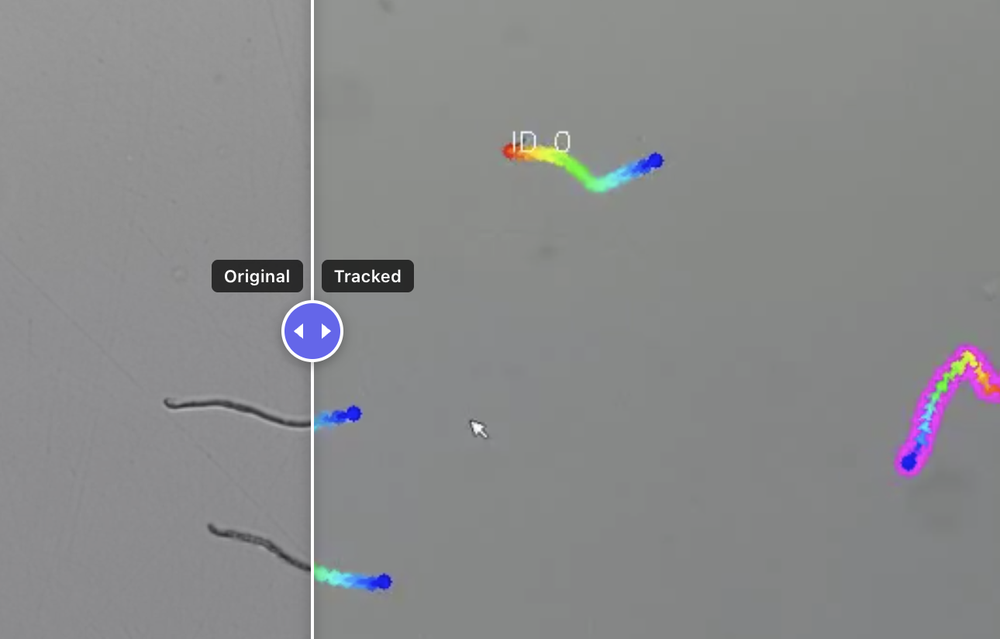
#> input picture thumbnail.png, 1000 x 639 px, shrunk from 1290 x 824 before the run
$ python -i worm_tracker.py   (imports and definitions only)
#> lines starting #> are read from the running program, lines starting #| are printed output that depends on the picture; after the words box and inside, x2 and y2 are one past the last pixel; in counts of white or black regions, pixels touching at a corner belong together
#> further down, picture is the input picture: shape (639, 1000, 3); mean B, G, R 139.3, 138.4, 137.7
import argparse
import logging
import os
import shutil
import json
import csv
import cv2
import numpy as np
from skimage.morphology import skeletonize
from skimage.graph import route_through_array
from skimage.util import invert
from scipy.ndimage import convolve
from scipy.optimize import linear_sum_assignment
from tqdm import tqdm
import yaml
from datetime import datetime
import subprocess

logger = logging.getLogger(__name__)

def _compute_git_commit_hash():
    try:
        return subprocess.check_output(
            ["git", "rev-parse", "--short", "HEAD"],
            timeout=3,
            stderr=subprocess.DEVNULL,
        ).decode().strip()
    except Exception:
        return "not-a-git-repo"

# [1 line that did not run here, left out]

def get_git_commit_hash():
    return _GIT_COMMIT_HASH

def preprocess_frame(frame):
    gray = cv2.cvtColor(frame, cv2.COLOR_BGR2GRAY)
    blurred = cv2.GaussianBlur(gray, (5, 5), 2)
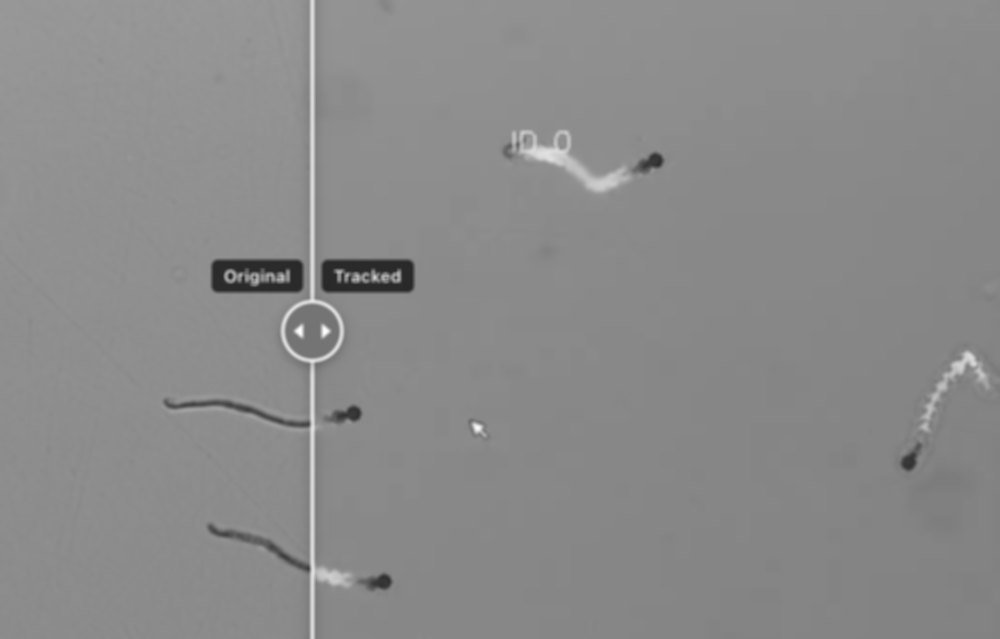
#> blurred: shape (639, 1000); min 40, max 255, mean 138.3
    binary = cv2.adaptiveThreshold(
        blurred, 255,
        cv2.ADAPTIVE_THRESH_GAUSSIAN_C,
        cv2.THRESH_BINARY_INV,
        11, 3
    )
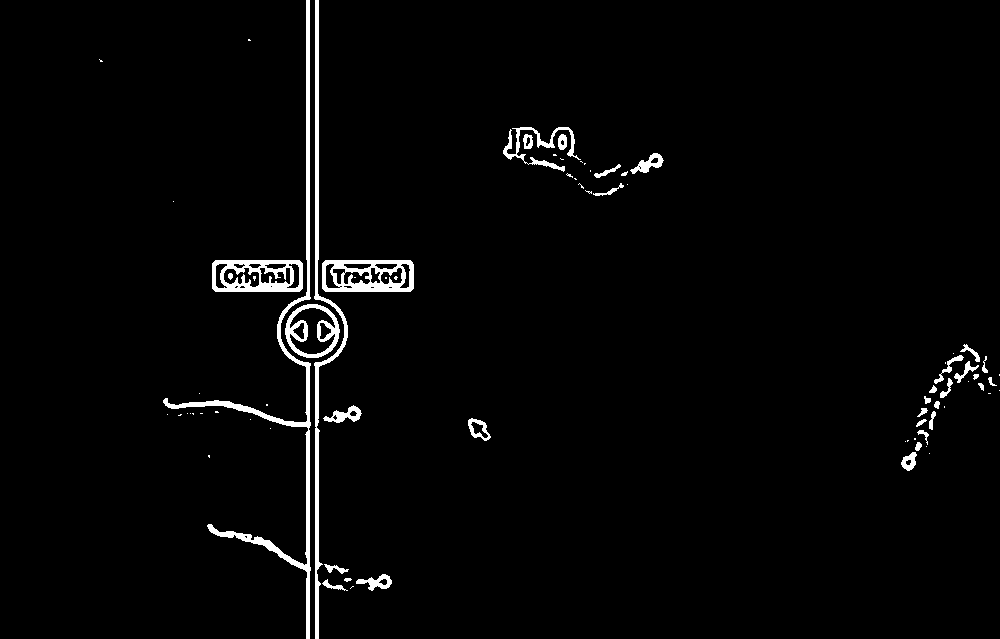
#> binary: shape (639, 1000); 2.4% white; 78 white regions (42 under 20 px), largest, box (x1, y1, x2, y2) and area: (163, 0, 311, 639) 4042, (314, 0, 348, 639) 2633, (322, 260, 414, 292) 1828
    return binary

# [119 lines left out: functions extract_worm_masks, measure_width_at_point, get_skeleton_points, not called in this run]

_MAX_WORMS = 50  # cap to prevent O(N²) blowup on crowded plates


# [626 lines left out: functions compute_cost_matrix, draw_tracks, _zero_motion_stats, compute_motion_stats, export_csv_files, run_tracking and 1 more, not called in this run]


# [2 lines not run here, left out]

>>> import cv2
>>> picture = cv2.imread('../thumbnail.png')
>>> result = preprocess_frame(picture)
